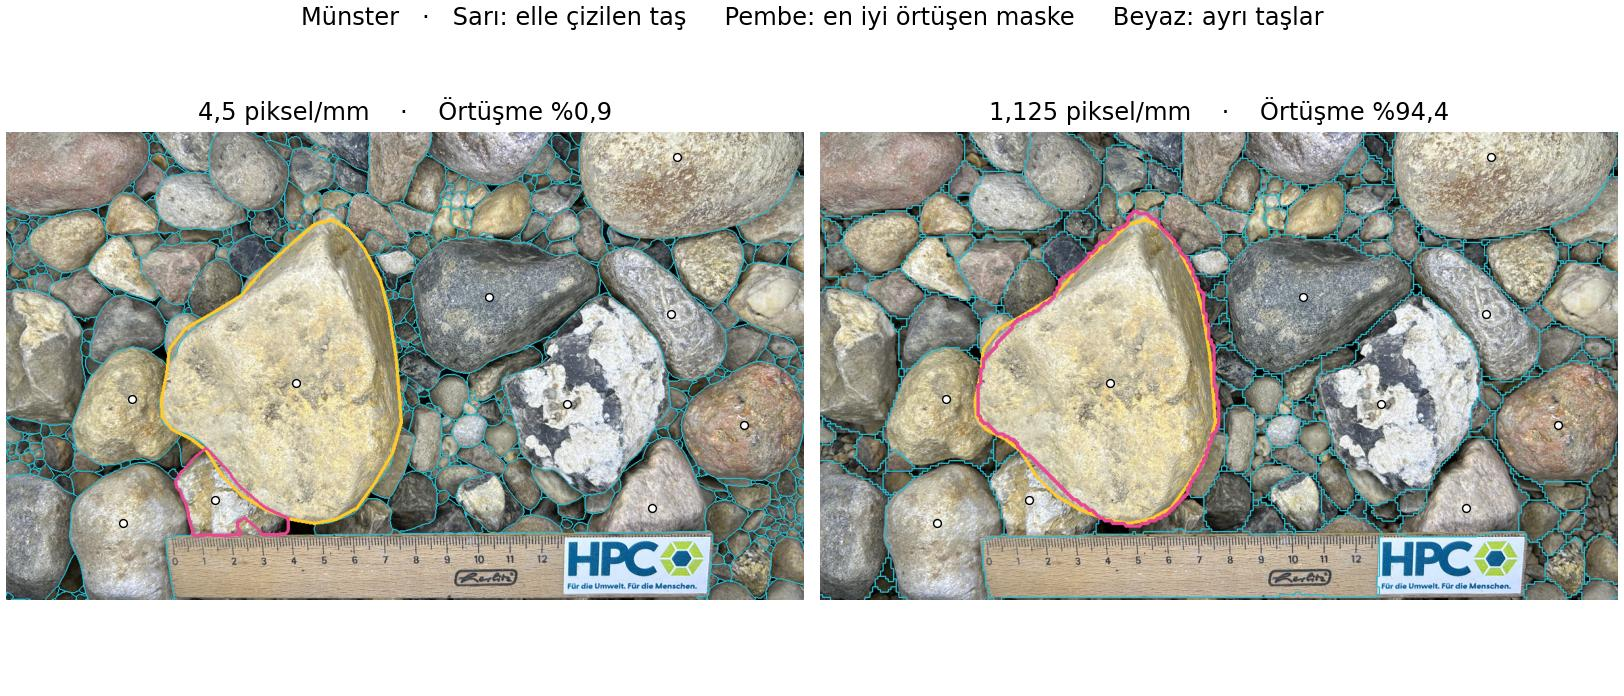

This figure's Python source:
"""Münster 5. çekimde ikinci çözünürlük, hedef sınır ve ayrı taş kontrolleri."""
import argparse
from io import BytesIO
from pathlib import Path
from zipfile import ZipFile

import cv2
import matplotlib.pyplot as plt
import numpy as np
import pandas as pd
from PIL import Image, ImageOps
from skimage.measure import regionprops_table
from skimage.segmentation import find_boundaries

from imagegrains_bes_bolge import WEIGHTS
from imagegrains_pilot import load_model
from iri_63_gorsel import PHONES, PPM, list_images, munster_outline, out, work

COARSE = PPM / 4
STEM = "munster_ikinci_olcek"
# Özgün 820 × 615 önizlemede, tahminden önce seçilen on ayrı taşın iç noktası.
CENTERS = np.array([(305,330),(148,346),(228,442),(490,248),(565,350),
                    (665,264),(735,370),(647,450),(139,464),(671,113)])


def main(archive):
    images = list_images(work / "soil-data").set_index("file")
    name, = [n for n in images.index if images.loc[n,"sample_id"] == "HPC_Muenster_BS6_9_0-10m" and "(5)" in n]
    box = pd.read_csv(out/"test20_fotograflar.csv", index_col="file").loc[name]
    with Image.open(images.loc[name,"path"]) as src:
        photo = ImageOps.exif_transpose(src).convert("RGB")
    assert photo.size == (4032,3024)
    ref_side, scale = PHONES[box.phone]
    ppm = scale * photo.width / ref_side
    roi = photo.crop(tuple(box[["left","top","right","bottom"]]))
    def size(resolution):
        return tuple(round(n*resolution/ppm) for n in roi.size)
    with ZipFile(archive) as z, np.load(BytesIO(z.read(name+".npz"))) as data:
        old = data["mask"]
    assert old.shape[::-1] == size(PPM)
    rgb = np.asarray(roi.resize(size(COARSE), Image.Resampling.LANCZOS))
    model = load_model(WEIGHTS)
    print(f"ImageGrains {model.device}, {rgb.shape}", flush=True)
    new, *_ = model.eval(rgb,batch_size=1,bsize=256,flow_threshold=.4,cellprob_threshold=0.)
    assert new.shape == rgb.shape[:2] and 0 < new.max() <= 65535
    np.savez_compressed(out/f"{STEM}_maske.npz",photo_name=name,ppm=COARSE,mask=new.astype(np.uint16))

    # Her iki maskeyi arşivdeki yoğun ızgarada aynı dış çizgiye göre değerlendir.
    factor = PPM / ppm
    def local(points):
        return np.rint((points * photo.width / 820 - np.array([box.left,box.top]))*factor).astype(np.int32)
    outline = local(munster_outline())
    target = np.zeros(old.shape,np.uint8)
    cv2.fillPoly(target,[outline],1)
    coords = local(CENTERS)
    assert target[coords[0,1],coords[0,0]] and not target[coords[1:,1],coords[1:,0]].any()
    overlay = np.asarray(roi.resize(size(PPM),Image.Resampling.LANCZOS))
    methods = [(PPM,old),(COARSE,cv2.resize(new.astype(np.uint16),size(PPM),interpolation=cv2.INTER_NEAREST))]
    fig,axes = plt.subplots(1,2,figsize=(11.2,4.8),layout="constrained")
    rows = []
    for ax,(resolution,mask) in zip(axes,methods):
        overlap = np.bincount(mask[target>0],minlength=int(mask.max())+1)
        areas = np.bincount(mask.ravel(),minlength=len(overlap))
        overlap[0] = 0
        iou = overlap / (areas + target.sum() - overlap)
        best = int(iou.argmax())
        assert best > 0
        candidate = (mask == best).astype(np.uint8)
        mm = regionprops_table(candidate,properties=("axis_minor_length",))["axis_minor_length"][0]/PPM
        ids = mask[coords[:,1],coords[:,0]]
        detected = ids[ids>0]
        merged = sum(n*(n-1)//2 for n in np.unique(detected, return_counts=True)[1])
        rows.append(dict(ppm=resolution, iou=iou[best], kapsama=overlap[best]/target.sum(),
                         saflik=overlap[best]/areas[best], kisa_mm=mm,
                         merkez_bulunan=len(detected), birlesen_merkez_cifti=merged,
                         merkeze_atanan_maskeler=" ".join(map(str,ids))))
        view = overlay.copy()
        view[find_boundaries(mask, mode="thick")] = (45,185,205)
        cv2.polylines(view,[outline],True,(255,202,44),3)
        contours = cv2.findContours(candidate,cv2.RETR_EXTERNAL,cv2.CHAIN_APPROX_SIMPLE)[0]
        cv2.drawContours(view,contours,-1,(232,72,148),3)
        ax.imshow(view)
        ax.scatter(coords[:,0],coords[:,1],s=15,c="white",edgecolors="black",linewidths=.7)
        ax.set_title(f"{resolution:g} piksel/mm    ·    Örtüşme %{100*iou[best]:.1f}".replace(".",","))
        ax.set_axis_off()
    fig.suptitle("Münster   ·   Sarı: elle çizilen taş     Pembe: en iyi örtüşen maske     Beyaz: ayrı taşlar",fontsize=12)
    fig.savefig(out/f"{STEM}.jpg", dpi=145)
    plt.close(fig)
    results = pd.DataFrame(rows)
    print(results.to_string(index=False))
    results.to_csv(out/f"{STEM}.csv",index=False,float_format="%.7f")


if __name__ == "__main__":
    parser = argparse.ArgumentParser(description=__doc__)
    parser.add_argument("archive",type=Path)
    main(parser.parse_args().archive)
